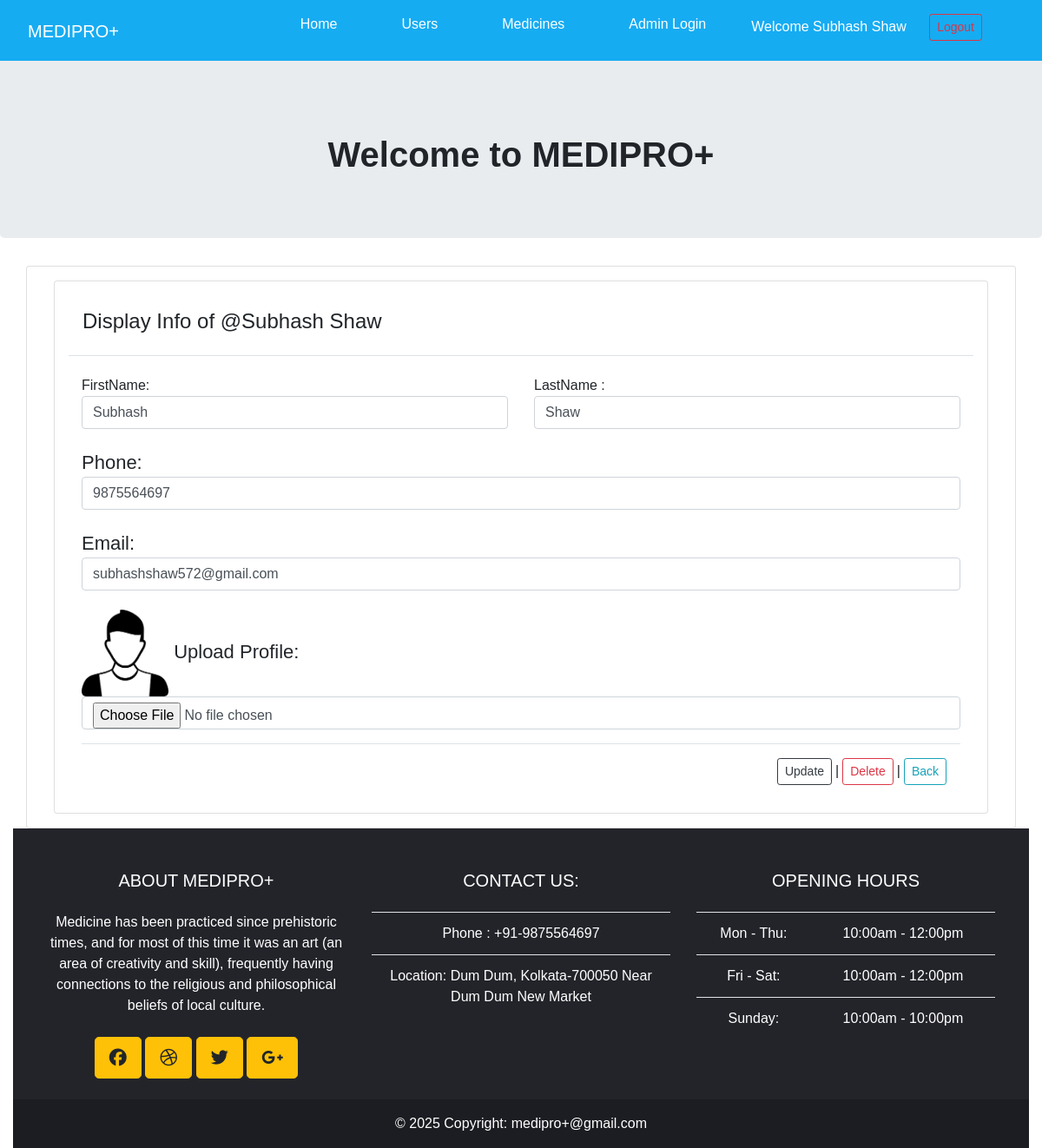
Page /E_commerce_Project/view?uid=1 (signed in) on the committed database.
### tables this page shows
CREATE TABLE `user` (
  `user_id` int NOT NULL,
  `Role` varchar(10) NOT NULL DEFAULT 'regular',
  `user_name` varchar(50) NOT NULL,
  `Email` text,
  `Phone` varchar(10) NOT NULL,
  `Profile` text NOT NULL,
  `password` varchar(255) NOT NULL
);

### E_commerce_Project/view.php (the view, shortened to what this page needs)
<!DOCTYPE html>
<html lang="en">
<head>
    <link rel="stylesheet" href="style.css">
    <link rel="stylesheet" href="https://cdn.jsdelivr.net/npm/bootstrap@4.6.2/dist/css/bootstrap.min.css">
</head>
<body>
    <?php
     include("./assets/navbar.php");
     include("./assets/header.php");
     ?>
    <?php
    $userId = $_GET['uid'];
    $singleUser = [];
    $connect = new mysqli(HOST, USER, PASSWORD, DB);
    if ($connect->connect_error) die($connect->connect_error);
    else {
        $sql = "select * from user where user_id='$userId'";
        $output = $connect->query($sql);
        if ($rows = $output->fetch_assoc()) {
            $singleUser = $rows;
        }
    }
    ?>
    <div class="container card">
        <div class="card m-3 p-3">
            <header class="modal-header">
                <h4>Display Info of @<?php echo $singleUser['user_name']; ?></h4>
            </header>
            <div class="container">
                <form action="update" method="post" enctype="multipart/form-data">
                    <div class="row">
                        <div class="col">
                            <p class="form-group">
                                <?php
                                $nameArr = explode(" ", $singleUser['user_name']);
                                ?>
                            <div class="row">
                                <div class="col">
                                    FirstName:<input type="text" name="editFname" value="<?php echo $nameArr[0]; ?>" class="form-control">
                                </div>
                                <div class="col">
                                    LastName :<input type="text" name="editLname" value="<?php echo $nameArr[1]; ?>" class="form-control">
                                </div>
                            </div>
                            </p>
                            <p class="form-group">
                                Phone:<input type="text" name="editPhone" value="<?php echo $singleUser['Phone']; ?>" class="form-control">
                            </p>
                            <p class="form-group">
                                Email: <input type="text" name="editmail" value="<?php echo $singleUser['Email']; ?>" class="form-control">
                            </p>
                            <p class="form-group">
                                <img src="<?php echo $singleUser['Profile']; ?>" id="image1" height="100px" width="100px">
                                Upload Profile: <input type="file" name="editImage" id="editImage" class="form-control" onchange="loadImage(event)">
                        </div>
                    </div>
                    <div class="modal-footer">
                        <button type="submit" class="btn btn-sm btn-outline-dark">Update</button> |
                        <a href="delete?id=<?php echo $userId;?>" class="btn btn-sm btn-outline-danger" onclick="return confirm('Do you want to delete this record?');">Delete</a> |
                        <a href="data.php" class="btn btn-sm btn-outline-info">Back</a>
                    </div>
                </form>
            </div>
        </div>
    </div>
</body>
<?php include("./assets/footer.php");?>
</html>

### E_commerce_Project/style.css (style rules this page uses)
* { margin: 0%; padding: 0%; }
body { font-family: 'Times New Roman', Times, serif; background-color: rgb(223, 222, 222); }
.card p { font-size: 22px; margin-top: 22px; }

### E_commerce_Project/assets/navbar.php (style rules this page uses)
* { margin: 0; padding: 0; box-sizing: border-box; }
body { font-family: Arial, sans-serif; }

### rows in the picture
user: user_name "Subhash Shaw", editFname "Subhash", editLname "Shaw", editPhone "9875564697", editmail "subhashshaw572@gmail.com", Profile (picture)

### other values in the picture
$_SESSION['user'] "Subhash Shaw"
